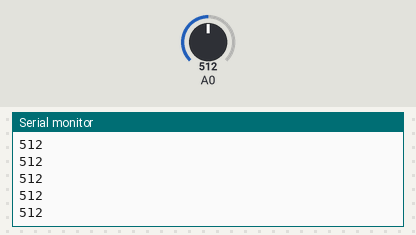
A sketch run on a simulated Arduino Uno, built with avr-gcc and run on an emulated ATmega328P. Parts: the last lines printed to the serial monitor. Inputs (shaded band) come from the test bench; at power-on: A0 = 512.

Above: at 1.2 s.
1.3 s: A0 set to 716
At 2.4 s:
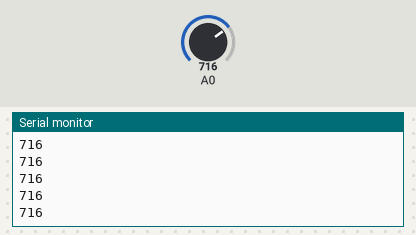
2.8 s: A0 set to 900
At 3.8 s:
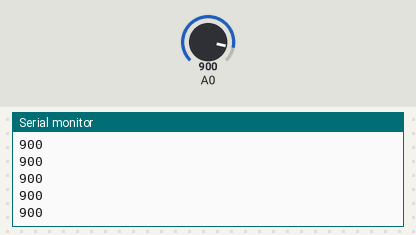
Timing chart, 0 to 5.8 s (numbered marks = the images above; inputs shaded):
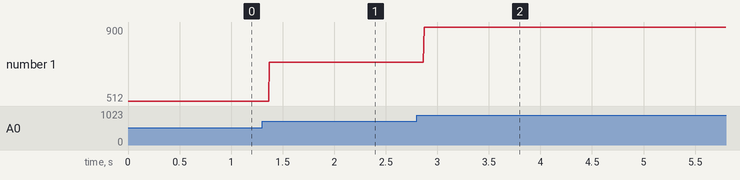

Measured:
- after the input at 1.3 s, the serial monitor: prints a new line after 0.07 s (image 1)
- after the input at 2.8 s, the serial monitor: prints a new line after 0.07 s (image 2)
- plotted number 1: 512 → 716 after the input at 1.3 s, 716 → 900 after the input at 2.8 s

The sketch:

diode.ino
```cpp
long light = 0;

void setup() {
    pinMode(A0,INPUT);
    Serial.begin(9600);
}

void loop() {
    light = 0;
    light += analogRead(A0);
    delay(0.5);
    Serial.println(light);
}
```
